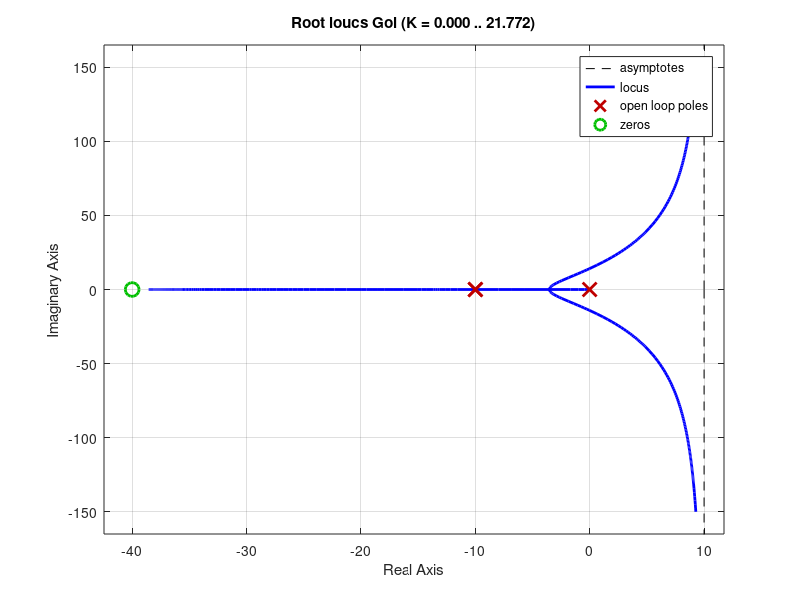

MATLAB code for this plot:
clc;
clear;
close all;

s = tf('s');

Kp = 1;
Ki = 40;

Gc = Kp*(s+Ki)/s;
Gp = 1000/(s^2 + 20*s + 100);
Gol = Gc*Gp;

rlocus(Gol)

Kp = 100/(50*Ki-1000)